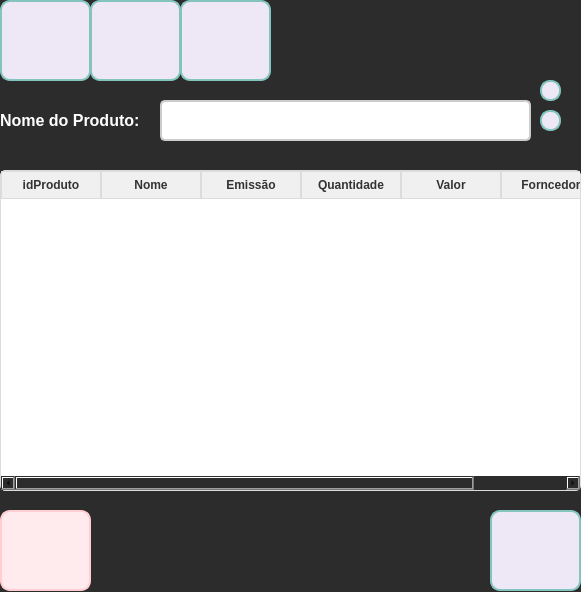
<?xml version="1.0" encoding="UTF-8"?>
<ui version="4.0">
 <class>frm_Produtos</class>
 <widget class="QWidget" name="frm_Produtos">
  <property name="geometry">
   <rect>
    <x>0</x>
    <y>0</y>
    <width>581</width>
    <height>592</height>
   </rect>
  </property>
  <property name="windowTitle">
   <string>Form</string>
  </property>
  <property name="styleSheet">
   <string notr="true">QWidget {
    background-color: #2c2c2c;
}</string>
  </property>
  <widget class="QPushButton" name="btn_Add">
   <property name="geometry">
    <rect>
     <x>0</x>
     <y>0</y>
     <width>91</width>
     <height>81</height>
    </rect>
   </property>
   <property name="styleSheet">
    <string notr="true">QPushButton {
    background-color: #EDE7F6;
    border: 2px solid #83C5BE; 
    border-radius: 10px;
    color: #FFFFFF; 
    background-image: url(:/icon_adicionar/adicionar.png); 
    background-repeat: no-repeat; 
    background-position: center; 
    font-size: 14px; 
    font-weight: bold; 
    padding: 10px 16px;
    box-shadow: 0px 4px 6px rgba(0, 0, 0, 0.2); 
    transition: all 0.3s ease; 
}

QPushButton:hover {
    background-color: #E6CBA8; 
    color: #5D3A00;
    box-shadow: none;
}

QPushButton:pressed {
    background-color: #C19A6B; 
    color: #FFFFFF; 
    padding-top: 2px;
    padding-left: 2px;
}</string>
   </property>
   <property name="text">
    <string/>
   </property>
  </widget>
  <widget class="QPushButton" name="btn_voltar">
   <property name="geometry">
    <rect>
     <x>490</x>
     <y>510</y>
     <width>91</width>
     <height>81</height>
    </rect>
   </property>
   <property name="styleSheet">
    <string notr="true">QPushButton {
    background-color: #EDE7F6;
    border: 2px solid #83C5BE; 
    border-radius: 10px;
    color: #FFFFFF; 
    background-image: url(:/icon_voltar/voltar.png); 
    background-repeat: no-repeat; 
    background-position: center; 
    font-size: 14px; 
    font-weight: bold; 
    padding: 10px 16px;
    box-shadow: 0px 4px 6px rgba(0, 0, 0, 0.2); 
    transition: all 0.3s ease; 
}
QPushButton:hover {
    background-color: #83C5BE;
    box-shadow: none; 
}

QPushButton:pressed {
    background-color: #7C3AED; 
    color: #FFFFFF; 
    padding-top: 2px; 
    padding-left: 2px;
}</string>
   </property>
   <property name="text">
    <string/>
   </property>
  </widget>
  <widget class="QPushButton" name="btn_consul">
   <property name="geometry">
    <rect>
     <x>180</x>
     <y>0</y>
     <width>91</width>
     <height>81</height>
    </rect>
   </property>
   <property name="styleSheet">
    <string notr="true">QPushButton {
    background-color: #EDE7F6;
    border: 2px solid #83C5BE; 
    border-radius: 10px;
    color: #FFFFFF; 
    background-image: url(:/icon_consulta/Consultar.png); 
    background-repeat: no-repeat; 
    background-position: center; 
    font-size: 14px; 
    font-weight: bold; 
    padding: 10px 16px;
    box-shadow: 0px 4px 6px rgba(0, 0, 0, 0.2); 
    transition: all 0.3s ease; 
}

QPushButton:hover {
    background-color: #E6CBA8; 
    color: #5D3A00;
    box-shadow: none;
}

QPushButton:pressed {
    background-color: #C19A6B; 
    color: #FFFFFF; 
    padding-top: 2px;
    padding-left: 2px;
}</string>
   </property>
   <property name="text">
    <string/>
   </property>
  </widget>
  <widget class="QPushButton" name="btn_alterar">
   <property name="geometry">
    <rect>
     <x>90</x>
     <y>0</y>
     <width>91</width>
     <height>81</height>
    </rect>
   </property>
   <property name="styleSheet">
    <string notr="true">QPushButton {
    background-color: #EDE7F6;
    border: 2px solid #83C5BE; 
    border-radius: 10px;
    color: #FFFFFF; 
    background-image: url(:/icon_alterar/alterar.png); 
    background-repeat: no-repeat; 
    background-position: center; 
    font-size: 14px; 
    font-weight: bold; 
    padding: 10px 16px;
    box-shadow: 0px 4px 6px rgba(0, 0, 0, 0.2); 
    transition: all 0.3s ease; 
}

QPushButton:hover {
    background-color: #E6CBA8; 
    color: #5D3A00;
    box-shadow: none;
}

QPushButton:pressed {
    background-color: #C19A6B; 
    color: #FFFFFF; 
    padding-top: 2px;
    padding-left: 2px;
}
</string>
   </property>
   <property name="text">
    <string/>
   </property>
  </widget>
  <widget class="QPushButton" name="btn_excluir">
   <property name="geometry">
    <rect>
     <x>0</x>
     <y>510</y>
     <width>91</width>
     <height>81</height>
    </rect>
   </property>
   <property name="styleSheet">
    <string notr="true">QPushButton {
    background-color: #ffebee; 
    border: 2px solid #ffcdd2;
    border-radius: 10px;
    color: #b71c1c; 
    font-size: 14px;
    font-weight: bold;
    padding: 10px 16px;
    background-image:url(:/icon_excluir/excluir.png);
    background-repeat: no-repeat;
    background-position: center;
    padding-left: 40px;
    transition: all 0.3s ease;
}

QPushButton:hover {
    background-color: #ffcdd2;
    border-color: #e57373;
    color: #d32f2f; 
}

QPushButton:pressed {
    background-color: #e57373;
    border-color: #b71c1c;
    padding-left: 44px;
    padding-top: 2px;
}</string>
   </property>
   <property name="text">
    <string/>
   </property>
  </widget>
  <widget class="QPushButton" name="btn_pesquisar">
   <property name="geometry">
    <rect>
     <x>540</x>
     <y>110</y>
     <width>21</width>
     <height>21</height>
    </rect>
   </property>
   <property name="styleSheet">
    <string notr="true">QPushButton {
    background-color: #EDE7F6;
    border: 2px solid #83C5BE; 
    border-radius: 10px;
    color: #FFFFFF; 
    background-image: url(:/icon_pesquisar/pesquisar.png); 
    background-repeat: no-repeat; 
    background-position: center; 
    font-size: 14px; 
    font-weight: bold; 
    padding: 10px 16px;
    box-shadow: 0px 4px 6px rgba(0, 0, 0, 0.2); 
    transition: all 0.3s ease; 
}

QPushButton:hover {
    background-color: #FFFFFF;
    box-shadow: none; 
}

QPushButton:pressed {
    background-color: #7C3AED; 
    color: #FFFFFF; 
    padding-top: 2px; 
    padding-left: 2px;
}
</string>
   </property>
   <property name="text">
    <string/>
   </property>
  </widget>
  <widget class="QLabel" name="lbl_Produtos">
   <property name="geometry">
    <rect>
     <x>0</x>
     <y>110</y>
     <width>151</width>
     <height>21</height>
    </rect>
   </property>
   <property name="font">
    <font>
     <pointsize>-1</pointsize>
     <weight>75</weight>
     <bold>true</bold>
    </font>
   </property>
   <property name="styleSheet">
    <string notr="true">QLabel {
    font-size: 16px;
    color: #FFFFFF;
    font-weight: bold;
    text-shadow: 1px 1px 2px rgba(0, 0, 0, 0.4);
}
</string>
   </property>
   <property name="text">
    <string>Nome do Produto:</string>
   </property>
  </widget>
  <widget class="QLineEdit" name="txt_nomeFornecedor">
   <property name="geometry">
    <rect>
     <x>160</x>
     <y>100</y>
     <width>371</width>
     <height>41</height>
    </rect>
   </property>
   <property name="font">
    <font>
     <pointsize>-1</pointsize>
    </font>
   </property>
   <property name="styleSheet">
    <string notr="true">QLineEdit {
    border: 2px solid #cccccc; 
    border-radius: 5px; 
    padding: 6px; 
    font-size: 14px; 
    background-color: #ffffff;
    transition: all 0.3s ease;
}

QLineEdit:hover {
    border: 2px solid #3f51b5; 
    background-color: #f5f5f5; 
}
</string>
   </property>
  </widget>
  <widget class="QPushButton" name="btn_filtro">
   <property name="geometry">
    <rect>
     <x>540</x>
     <y>80</y>
     <width>21</width>
     <height>21</height>
    </rect>
   </property>
   <property name="styleSheet">
    <string notr="true">QPushButton {
    background-color: #EDE7F6;
    border: 2px solid #83C5BE; 
    border-radius: 10px;
    color: #FFFFFF; 
    background-image: url(:/icon_filtro/filtro.png); 
    background-repeat: no-repeat; 
    background-position: center; 
    font-size: 14px; 
    font-weight: bold; 
    padding: 10px 16px;
    box-shadow: 0px 4px 6px rgba(0, 0, 0, 0.2); 
    transition: all 0.3s ease; 
}

QPushButton:hover {
    background-color: #FFFFFF;
    box-shadow: none; 
}

QPushButton:pressed {
    background-color: #7C3AED; 
    color: #FFFFFF; 
    padding-top: 2px; 
    padding-left: 2px;
}
</string>
   </property>
   <property name="text">
    <string/>
   </property>
  </widget>
  <widget class="QTableWidget" name="tableWidget">
   <property name="geometry">
    <rect>
     <x>0</x>
     <y>170</y>
     <width>581</width>
     <height>321</height>
    </rect>
   </property>
   <property name="styleSheet">
    <string notr="true">QTableWidget, QTableView {
    border: 1px solid #dcdcdc; 
    border-radius: 5px; 
    gridline-color: #dcdcdc; 
    background-color: #ffffff; 
    font-size: 14px; 
    color: #333333; 
}

QHeaderView::section {
    background-color: #f0f0f0; 
    color: #333333;
    font-weight: bold; 
    border: 1px solid #dcdcdc; 
    padding: 4px; 
}

QTableWidget::item:selected, QTableView::item:selected {
    background-color: #b3d9ff; 
    color: #000000;
}

QTableCornerButton::section {
    background-color: #f0f0f0; 
    border: 1px solid #dcdcdc;
}

QScrollBar:vertical {
    background: #f0f0f0;
    width: 12px; 
    margin: 2px 0 2px 0; 
    border: none; 
}

QScrollBar::handle:vertical {
    background: #b0bec5; 
    min-height: 20px; 
    border-radius: 6px; 
}

QScrollBar::handle:vertical:hover {
    background: #90a4ae; 
}

QScrollBar::add-line:vertical, QScrollBar::sub-line:vertical {
    background: none; 
    height: 0px; 
}

QScrollBar::add-page:vertical, QScrollBar::sub-page:vertical {
    background: none; 
}

QScrollBar:horizontal {
    background: #f0f0f0; 
    height: 12px; 
    margin: 0 2px 0 2px; 
    border: none;
}

QScrollBar::handle:horizontal {
    background: #b0bec5;
    min-width: 20px; 
    border-radius: 6px;
}

QScrollBar::handle:horizontal:hover {
    background: #90a4ae; 
}

QScrollBar::add-line:horizontal, QScrollBar::sub-line:horizontal {
    background: none;
    width: 0px;
}

QScrollBar::add-page:horizontal, QScrollBar::sub-page:horizontal {
    background: none;
}
</string>
   </property>
   <column>
    <property name="text">
     <string>idProduto</string>
    </property>
   </column>
   <column>
    <property name="text">
     <string>Nome</string>
    </property>
   </column>
   <column>
    <property name="text">
     <string>Emissão</string>
    </property>
   </column>
   <column>
    <property name="text">
     <string>Quantidade</string>
    </property>
   </column>
   <column>
    <property name="text">
     <string>Valor</string>
    </property>
   </column>
   <column>
    <property name="text">
     <string>Forncedor</string>
    </property>
   </column>
  </widget>
 </widget>
 <resources>
  <include location="../Img/icon_adicionar.qrc"/>
  <include location="../Img/icon_voltar.qrc"/>
  <include location="../Img/icon_excluir.qrc"/>
  <include location="../Img/icon_pesquisar.qrc"/>
  <include location="../Img/icon_filtro.qrc"/>
  <include location="../Img/icon_consulta.qrc"/>
  <include location="../Img/icon_alterar.qrc"/>
 </resources>
 <connections/>
</ui>
